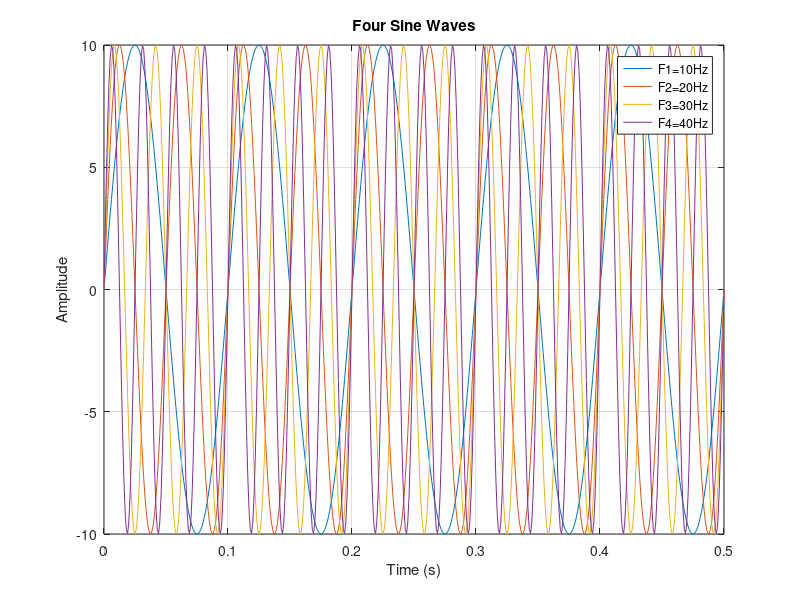

This chart was generated by the following MATLAB code:
t = 0:0.001:0.5;
F1 = 10;
F2 = 20;
F3 = 30;
F4 = 40;
x1 = 10*sin(2*pi*F1*t);
x2 = 10*sin(2*pi*F2*t);
x3 = 10*sin(2*pi*F3*t);
x4 = 10*sin(2*pi*F4*t);
figure;
plot(t,x1)
hold on
plot(t,x2)
plot(t,x3)
plot(t,x4)
title('Four Sine Waves')
xlabel('Time (s)')
ylabel('Amplitude')
legend('F1=10Hz','F2=20Hz','F3=30Hz','F4=40Hz')
grid on
